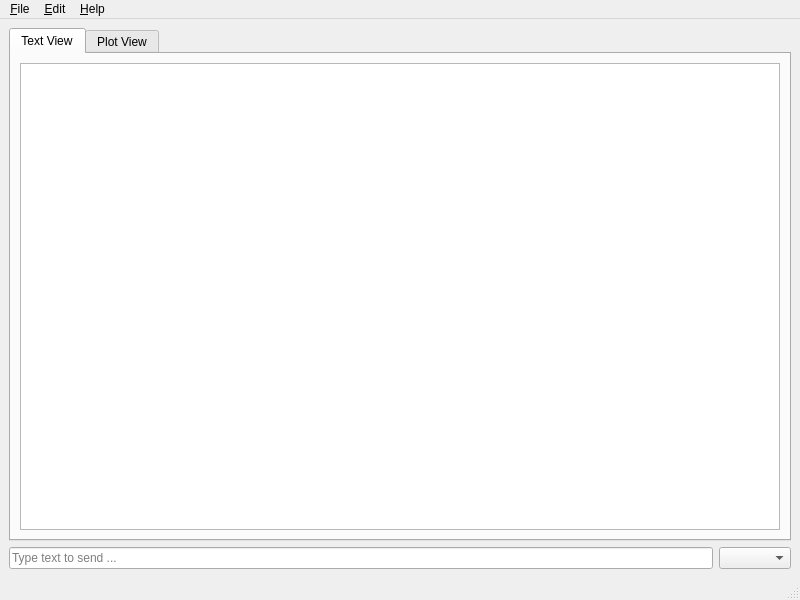
<?xml version="1.0" encoding="UTF-8"?>
<ui version="4.0">
 <class>MainWindow</class>
 <widget class="QMainWindow" name="MainWindow">
  <property name="geometry">
   <rect>
    <x>0</x>
    <y>0</y>
    <width>800</width>
    <height>600</height>
   </rect>
  </property>
  <property name="windowTitle">
   <string>Serial Viewer</string>
  </property>
  <widget class="QWidget" name="centralwidget">
   <layout class="QVBoxLayout" name="verticalLayout">
    <item>
     <widget class="QTabWidget" name="tabWidget">
      <property name="currentIndex">
       <number>0</number>
      </property>
      <widget class="QWidget" name="textView">
       <attribute name="title">
        <string>Text View</string>
       </attribute>
       <layout class="QVBoxLayout" name="verticalLayout_2">
        <item>
         <widget class="QPlainTextEdit" name="textDisplay">
          <property name="readOnly">
           <bool>true</bool>
          </property>
         </widget>
        </item>
       </layout>
      </widget>
      <widget class="QWidget" name="plotView">
       <attribute name="title">
        <string>Plot View</string>
       </attribute>
       <layout class="QVBoxLayout" name="verticalLayout_3">
        <item>
         <widget class="PlotWidget" name="plotDisplay" native="true"/>
        </item>
       </layout>
      </widget>
     </widget>
    </item>
    <item>
     <layout class="QHBoxLayout" name="horizontalLayout">
      <item>
       <widget class="QLineEdit" name="textInput">
        <property name="placeholderText">
         <string>Type text to send ...</string>
        </property>
       </widget>
      </item>
      <item>
       <widget class="QComboBox" name="lineEndChoice"/>
      </item>
     </layout>
    </item>
   </layout>
  </widget>
  <widget class="QMenuBar" name="menubar">
   <property name="geometry">
    <rect>
     <x>0</x>
     <y>0</y>
     <width>800</width>
     <height>20</height>
    </rect>
   </property>
   <widget class="QMenu" name="menu_File">
    <property name="title">
     <string>&amp;File</string>
    </property>
    <addaction name="actionSettings"/>
    <addaction name="actionExit"/>
   </widget>
   <widget class="QMenu" name="menu_Edit">
    <property name="title">
     <string>&amp;Edit</string>
    </property>
   </widget>
   <widget class="QMenu" name="menu_Help">
    <property name="title">
     <string>&amp;Help</string>
    </property>
   </widget>
   <addaction name="menu_File"/>
   <addaction name="menu_Edit"/>
   <addaction name="menu_Help"/>
  </widget>
  <widget class="QStatusBar" name="statusbar"/>
  <action name="actionExit">
   <property name="text">
    <string>E&amp;xit</string>
   </property>
  </action>
  <action name="actionSettings">
   <property name="text">
    <string>&amp;Settings</string>
   </property>
  </action>
 </widget>
 <customwidgets>
  <customwidget>
   <class>PlotWidget</class>
   <extends>QWidget</extends>
   <header>pyqtgraph</header>
   <container>1</container>
  </customwidget>
 </customwidgets>
 <resources/>
 <connections/>
</ui>
